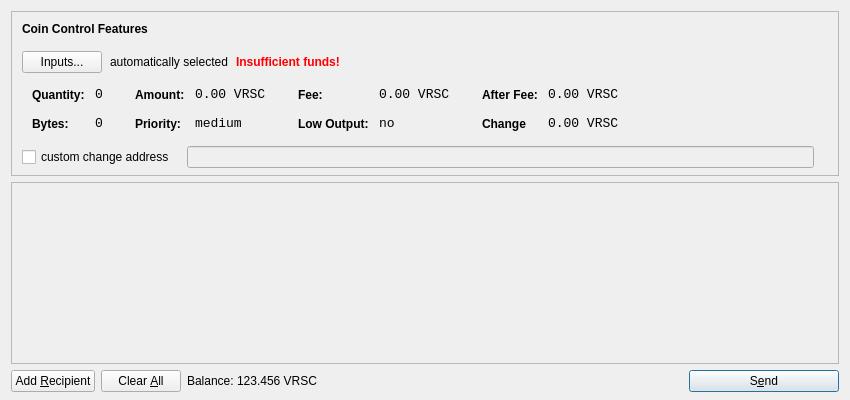
<?xml version="1.0" encoding="UTF-8"?>
<ui version="4.0">
 <class>SendCoinsDialog</class>
 <widget class="QDialog" name="SendCoinsDialog">
  <property name="geometry">
   <rect>
    <x>0</x>
    <y>0</y>
    <width>850</width>
    <height>400</height>
   </rect>
  </property>
  <property name="windowTitle">
   <string>Send Coins</string>
  </property>
  <layout class="QVBoxLayout" name="verticalLayout" stretch="0,1,0">
   <property name="bottomMargin">
    <number>8</number>
   </property>
   <item>
    <widget class="QFrame" name="frameCoinControl">
     <property name="sizePolicy">
      <sizepolicy hsizetype="Expanding" vsizetype="Expanding">
       <horstretch>0</horstretch>
       <verstretch>0</verstretch>
      </sizepolicy>
     </property>
     <property name="maximumSize">
      <size>
       <width>16777215</width>
       <height>16777215</height>
      </size>
     </property>
     <property name="frameShape">
      <enum>QFrame::StyledPanel</enum>
     </property>
     <property name="frameShadow">
      <enum>QFrame::Sunken</enum>
     </property>
     <layout class="QVBoxLayout" name="verticalLayoutCoinControl2">
      <property name="spacing">
       <number>-1</number>
      </property>
      <property name="leftMargin">
       <number>0</number>
      </property>
      <property name="topMargin">
       <number>0</number>
      </property>
      <property name="rightMargin">
       <number>0</number>
      </property>
      <property name="bottomMargin">
       <number>6</number>
      </property>
      <item>
       <layout class="QVBoxLayout" name="verticalLayoutCoinControl" stretch="0,0,0,0,1">
        <property name="spacing">
         <number>0</number>
        </property>
        <property name="leftMargin">
         <number>10</number>
        </property>
        <property name="topMargin">
         <number>10</number>
        </property>
        <item>
         <layout class="QHBoxLayout" name="horizontalLayoutCoinControl1">
          <property name="bottomMargin">
           <number>15</number>
          </property>
          <item>
           <widget class="QLabel" name="labelCoinControlFeatures">
            <property name="sizePolicy">
             <sizepolicy hsizetype="Preferred" vsizetype="Maximum">
              <horstretch>0</horstretch>
              <verstretch>0</verstretch>
             </sizepolicy>
            </property>
            <property name="font">
             <font>
              <weight>75</weight>
              <bold>true</bold>
             </font>
            </property>
            <property name="styleSheet">
             <string notr="true">font-weight:bold;</string>
            </property>
            <property name="text">
             <string>Coin Control Features</string>
            </property>
           </widget>
          </item>
         </layout>
        </item>
        <item>
         <layout class="QHBoxLayout" name="horizontalLayoutCoinControl2" stretch="0,0,0,0">
          <property name="spacing">
           <number>8</number>
          </property>
          <property name="bottomMargin">
           <number>10</number>
          </property>
          <item>
           <widget class="QPushButton" name="pushButtonCoinControl">
            <property name="styleSheet">
             <string notr="true"/>
            </property>
            <property name="text">
             <string>Inputs...</string>
            </property>
           </widget>
          </item>
          <item>
           <widget class="QLabel" name="labelCoinControlAutomaticallySelected">
            <property name="text">
             <string>automatically selected</string>
            </property>
            <property name="margin">
             <number>5</number>
            </property>
           </widget>
          </item>
          <item>
           <widget class="QLabel" name="labelCoinControlInsuffFunds">
            <property name="font">
             <font>
              <weight>75</weight>
              <bold>true</bold>
             </font>
            </property>
            <property name="styleSheet">
             <string notr="true">color:red;font-weight:bold;</string>
            </property>
            <property name="text">
             <string>Insufficient funds!</string>
            </property>
            <property name="margin">
             <number>5</number>
            </property>
           </widget>
          </item>
          <item>
           <spacer name="horizontalSpacerCoinControl">
            <property name="orientation">
             <enum>Qt::Horizontal</enum>
            </property>
            <property name="sizeHint" stdset="0">
             <size>
              <width>40</width>
              <height>1</height>
             </size>
            </property>
           </spacer>
          </item>
         </layout>
        </item>
        <item>
         <widget class="QWidget" name="widgetCoinControl" native="true">
          <property name="sizePolicy">
           <sizepolicy hsizetype="Preferred" vsizetype="Preferred">
            <horstretch>0</horstretch>
            <verstretch>0</verstretch>
           </sizepolicy>
          </property>
          <property name="minimumSize">
           <size>
            <width>0</width>
            <height>0</height>
           </size>
          </property>
          <property name="styleSheet">
           <string notr="true"/>
          </property>
          <layout class="QHBoxLayout" name="horizontalLayoutCoinControl5">
           <property name="margin">
            <number>0</number>
           </property>
           <item>
            <layout class="QHBoxLayout" name="horizontalLayoutCoinControl3" stretch="0,0,0,1">
             <property name="spacing">
              <number>20</number>
             </property>
             <property name="topMargin">
              <number>0</number>
             </property>
             <property name="bottomMargin">
              <number>10</number>
             </property>
             <item>
              <layout class="QFormLayout" name="formLayoutCoinControl1">
               <property name="horizontalSpacing">
                <number>10</number>
               </property>
               <property name="verticalSpacing">
                <number>14</number>
               </property>
               <property name="leftMargin">
                <number>10</number>
               </property>
               <property name="topMargin">
                <number>4</number>
               </property>
               <property name="rightMargin">
                <number>6</number>
               </property>
               <item row="0" column="0">
                <widget class="QLabel" name="labelCoinControlQuantityText">
                 <property name="styleSheet">
                  <string notr="true">font-weight:bold;</string>
                 </property>
                 <property name="text">
                  <string>Quantity:</string>
                 </property>
                 <property name="margin">
                  <number>0</number>
                 </property>
                </widget>
               </item>
               <item row="0" column="1">
                <widget class="QLabel" name="labelCoinControlQuantity">
                 <property name="font">
                  <font>
                   <family>Monospace</family>
                   <pointsize>10</pointsize>
                  </font>
                 </property>
                 <property name="cursor">
                  <cursorShape>IBeamCursor</cursorShape>
                 </property>
                 <property name="contextMenuPolicy">
                  <enum>Qt::ActionsContextMenu</enum>
                 </property>
                 <property name="text">
                  <string>0</string>
                 </property>
                 <property name="margin">
                  <number>0</number>
                 </property>
                 <property name="textInteractionFlags">
                  <set>Qt::LinksAccessibleByMouse|Qt::TextSelectableByKeyboard|Qt::TextSelectableByMouse</set>
                 </property>
                </widget>
               </item>
               <item row="1" column="0">
                <widget class="QLabel" name="labelCoinControlBytesText">
                 <property name="styleSheet">
                  <string notr="true">font-weight:bold;</string>
                 </property>
                 <property name="text">
                  <string>Bytes:</string>
                 </property>
                </widget>
               </item>
               <item row="1" column="1">
                <widget class="QLabel" name="labelCoinControlBytes">
                 <property name="font">
                  <font>
                   <family>Monospace</family>
                   <pointsize>10</pointsize>
                  </font>
                 </property>
                 <property name="cursor">
                  <cursorShape>IBeamCursor</cursorShape>
                 </property>
                 <property name="contextMenuPolicy">
                  <enum>Qt::ActionsContextMenu</enum>
                 </property>
                 <property name="text">
                  <string>0</string>
                 </property>
                 <property name="textInteractionFlags">
                  <set>Qt::LinksAccessibleByMouse|Qt::TextSelectableByKeyboard|Qt::TextSelectableByMouse</set>
                 </property>
                </widget>
               </item>
              </layout>
             </item>
             <item>
              <layout class="QFormLayout" name="formLayoutCoinControl2">
               <property name="horizontalSpacing">
                <number>10</number>
               </property>
               <property name="verticalSpacing">
                <number>14</number>
               </property>
               <property name="leftMargin">
                <number>6</number>
               </property>
               <property name="topMargin">
                <number>4</number>
               </property>
               <property name="rightMargin">
                <number>6</number>
               </property>
               <item row="0" column="0">
                <widget class="QLabel" name="labelCoinControlAmountText">
                 <property name="styleSheet">
                  <string notr="true">font-weight:bold;</string>
                 </property>
                 <property name="text">
                  <string>Amount:</string>
                 </property>
                 <property name="margin">
                  <number>0</number>
                 </property>
                </widget>
               </item>
               <item row="0" column="1">
                <widget class="QLabel" name="labelCoinControlAmount">
                 <property name="font">
                  <font>
                   <family>Monospace</family>
                   <pointsize>10</pointsize>
                  </font>
                 </property>
                 <property name="cursor">
                  <cursorShape>IBeamCursor</cursorShape>
                 </property>
                 <property name="contextMenuPolicy">
                  <enum>Qt::ActionsContextMenu</enum>
                 </property>
                 <property name="text">
                  <string notr="true">0.00 VRSC</string>
                 </property>
                 <property name="textInteractionFlags">
                  <set>Qt::LinksAccessibleByMouse|Qt::TextSelectableByKeyboard|Qt::TextSelectableByMouse</set>
                 </property>
                </widget>
               </item>
               <item row="1" column="0">
                <widget class="QLabel" name="labelCoinControlPriorityText">
                 <property name="styleSheet">
                  <string notr="true">font-weight:bold;</string>
                 </property>
                 <property name="text">
                  <string>Priority:</string>
                 </property>
                </widget>
               </item>
               <item row="1" column="1">
                <widget class="QLabel" name="labelCoinControlPriority">
                 <property name="font">
                  <font>
                   <family>Monospace</family>
                   <pointsize>10</pointsize>
                  </font>
                 </property>
                 <property name="cursor">
                  <cursorShape>IBeamCursor</cursorShape>
                 </property>
                 <property name="contextMenuPolicy">
                  <enum>Qt::ActionsContextMenu</enum>
                 </property>
                 <property name="text">
                  <string>medium</string>
                 </property>
                 <property name="textInteractionFlags">
                  <set>Qt::LinksAccessibleByMouse|Qt::TextSelectableByKeyboard|Qt::TextSelectableByMouse</set>
                 </property>
                </widget>
               </item>
              </layout>
             </item>
             <item>
              <layout class="QFormLayout" name="formLayoutCoinControl3">
               <property name="horizontalSpacing">
                <number>10</number>
               </property>
               <property name="verticalSpacing">
                <number>14</number>
               </property>
               <property name="leftMargin">
                <number>6</number>
               </property>
               <property name="topMargin">
                <number>4</number>
               </property>
               <property name="rightMargin">
                <number>6</number>
               </property>
               <item row="0" column="0">
                <widget class="QLabel" name="labelCoinControlFeeText">
                 <property name="styleSheet">
                  <string notr="true">font-weight:bold;</string>
                 </property>
                 <property name="text">
                  <string>Fee:</string>
                 </property>
                 <property name="margin">
                  <number>0</number>
                 </property>
                </widget>
               </item>
               <item row="0" column="1">
                <widget class="QLabel" name="labelCoinControlFee">
                 <property name="font">
                  <font>
                   <family>Monospace</family>
                   <pointsize>10</pointsize>
                  </font>
                 </property>
                 <property name="cursor">
                  <cursorShape>IBeamCursor</cursorShape>
                 </property>
                 <property name="contextMenuPolicy">
                  <enum>Qt::ActionsContextMenu</enum>
                 </property>
                 <property name="text">
                  <string notr="true">0.00 VRSC</string>
                 </property>
                 <property name="textInteractionFlags">
                  <set>Qt::LinksAccessibleByMouse|Qt::TextSelectableByKeyboard|Qt::TextSelectableByMouse</set>
                 </property>
                </widget>
               </item>
               <item row="1" column="0">
                <widget class="QLabel" name="labelCoinControlLowOutputText">
                 <property name="styleSheet">
                  <string notr="true">font-weight:bold;</string>
                 </property>
                 <property name="text">
                  <string>Low Output:</string>
                 </property>
                </widget>
               </item>
               <item row="1" column="1">
                <widget class="QLabel" name="labelCoinControlLowOutput">
                 <property name="font">
                  <font>
                   <family>Monospace</family>
                   <pointsize>10</pointsize>
                  </font>
                 </property>
                 <property name="cursor">
                  <cursorShape>IBeamCursor</cursorShape>
                 </property>
                 <property name="contextMenuPolicy">
                  <enum>Qt::ActionsContextMenu</enum>
                 </property>
                 <property name="text">
                  <string>no</string>
                 </property>
                 <property name="textInteractionFlags">
                  <set>Qt::LinksAccessibleByMouse|Qt::TextSelectableByKeyboard|Qt::TextSelectableByMouse</set>
                 </property>
                </widget>
               </item>
              </layout>
             </item>
             <item>
              <layout class="QFormLayout" name="formLayoutCoinControl4">
               <property name="horizontalSpacing">
                <number>10</number>
               </property>
               <property name="verticalSpacing">
                <number>14</number>
               </property>
               <property name="leftMargin">
                <number>6</number>
               </property>
               <property name="topMargin">
                <number>4</number>
               </property>
               <property name="rightMargin">
                <number>6</number>
               </property>
               <item row="0" column="0">
                <widget class="QLabel" name="labelCoinControlAfterFeeText">
                 <property name="styleSheet">
                  <string notr="true">font-weight:bold;</string>
                 </property>
                 <property name="text">
                  <string>After Fee:</string>
                 </property>
                 <property name="margin">
                  <number>0</number>
                 </property>
                </widget>
               </item>
               <item row="0" column="1">
                <widget class="QLabel" name="labelCoinControlAfterFee">
                 <property name="font">
                  <font>
                   <family>Monospace</family>
                   <pointsize>10</pointsize>
                  </font>
                 </property>
                 <property name="cursor">
                  <cursorShape>IBeamCursor</cursorShape>
                 </property>
                 <property name="contextMenuPolicy">
                  <enum>Qt::ActionsContextMenu</enum>
                 </property>
                 <property name="text">
                  <string notr="true">0.00 VRSC</string>
                 </property>
                 <property name="textInteractionFlags">
                  <set>Qt::LinksAccessibleByMouse|Qt::TextSelectableByKeyboard|Qt::TextSelectableByMouse</set>
                 </property>
                </widget>
               </item>
               <item row="1" column="0">
                <widget class="QLabel" name="labelCoinControlChangeText">
                 <property name="styleSheet">
                  <string notr="true">font-weight:bold;</string>
                 </property>
                 <property name="text">
                  <string>Change</string>
                 </property>
                </widget>
               </item>
               <item row="1" column="1">
                <widget class="QLabel" name="labelCoinControlChange">
                 <property name="font">
                  <font>
                   <family>Monospace</family>
                   <pointsize>10</pointsize>
                  </font>
                 </property>
                 <property name="cursor">
                  <cursorShape>IBeamCursor</cursorShape>
                 </property>
                 <property name="contextMenuPolicy">
                  <enum>Qt::ActionsContextMenu</enum>
                 </property>
                 <property name="text">
                  <string notr="true">0.00 VRSC</string>
                 </property>
                 <property name="textInteractionFlags">
                  <set>Qt::LinksAccessibleByMouse|Qt::TextSelectableByKeyboard|Qt::TextSelectableByMouse</set>
                 </property>
                </widget>
               </item>
              </layout>
             </item>
            </layout>
           </item>
          </layout>
         </widget>
        </item>
        <item>
         <layout class="QHBoxLayout" name="horizontalLayoutCoinControl4" stretch="0,0,0">
          <property name="spacing">
           <number>12</number>
          </property>
          <property name="sizeConstraint">
           <enum>QLayout::SetDefaultConstraint</enum>
          </property>
          <property name="topMargin">
           <number>5</number>
          </property>
          <property name="rightMargin">
           <number>5</number>
          </property>
          <item>
           <widget class="QCheckBox" name="checkBoxCoinControlChange">
            <property name="text">
             <string>custom change address</string>
            </property>
           </widget>
          </item>
          <item>
           <widget class="QLineEdit" name="lineEditCoinControlChange">
            <property name="enabled">
             <bool>false</bool>
            </property>
            <property name="sizePolicy">
             <sizepolicy hsizetype="Expanding" vsizetype="Fixed">
              <horstretch>0</horstretch>
              <verstretch>0</verstretch>
             </sizepolicy>
            </property>
           </widget>
          </item>
          <item>
           <widget class="QLabel" name="labelCoinControlChangeLabel">
            <property name="sizePolicy">
             <sizepolicy hsizetype="Preferred" vsizetype="Expanding">
              <horstretch>0</horstretch>
              <verstretch>0</verstretch>
             </sizepolicy>
            </property>
            <property name="minimumSize">
             <size>
              <width>0</width>
              <height>0</height>
             </size>
            </property>
            <property name="text">
             <string/>
            </property>
            <property name="margin">
             <number>3</number>
            </property>
           </widget>
          </item>
         </layout>
        </item>
        <item>
         <spacer name="verticalSpacerCoinControl">
          <property name="orientation">
           <enum>Qt::Vertical</enum>
          </property>
          <property name="sizeHint" stdset="0">
           <size>
            <width>800</width>
            <height>1</height>
           </size>
          </property>
         </spacer>
        </item>
       </layout>
      </item>
     </layout>
    </widget>
   </item>
   <item>
    <widget class="QScrollArea" name="scrollArea">
     <property name="widgetResizable">
      <bool>true</bool>
     </property>
     <widget class="QWidget" name="scrollAreaWidgetContents">
      <property name="geometry">
       <rect>
        <x>0</x>
        <y>0</y>
        <width>830</width>
        <height>165</height>
       </rect>
      </property>
      <layout class="QVBoxLayout" name="verticalLayout_2">
       <property name="margin">
        <number>0</number>
       </property>
       <item>
        <layout class="QVBoxLayout" name="entries">
         <property name="spacing">
          <number>6</number>
         </property>
        </layout>
       </item>
       <item>
        <spacer name="verticalSpacer">
         <property name="orientation">
          <enum>Qt::Vertical</enum>
         </property>
         <property name="sizeHint" stdset="0">
          <size>
           <width>20</width>
           <height>40</height>
          </size>
         </property>
        </spacer>
       </item>
      </layout>
     </widget>
    </widget>
   </item>
   <item>
    <layout class="QHBoxLayout" name="horizontalLayout">
     <item>
      <widget class="QPushButton" name="addButton">
       <property name="toolTip">
        <string>Send to multiple recipients at once</string>
       </property>
       <property name="text">
        <string>Add &amp;Recipient</string>
       </property>
       <property name="autoDefault">
        <bool>false</bool>
       </property>
      </widget>
     </item>
     <item>
      <widget class="QPushButton" name="clearButton">
       <property name="sizePolicy">
        <sizepolicy hsizetype="Minimum" vsizetype="Fixed">
         <horstretch>0</horstretch>
         <verstretch>0</verstretch>
        </sizepolicy>
       </property>
       <property name="toolTip">
        <string>Remove all transaction fields</string>
       </property>
       <property name="text">
        <string>Clear &amp;All</string>
       </property>
       <property name="autoRepeatDelay">
        <number>300</number>
       </property>
       <property name="autoDefault">
        <bool>false</bool>
       </property>
      </widget>
     </item>
     <item>
      <layout class="QHBoxLayout" name="horizontalLayout_2">
       <property name="spacing">
        <number>3</number>
       </property>
       <item>
        <widget class="QLabel" name="label">
         <property name="sizePolicy">
          <sizepolicy hsizetype="Preferred" vsizetype="Fixed">
           <horstretch>0</horstretch>
           <verstretch>0</verstretch>
          </sizepolicy>
         </property>
         <property name="text">
          <string>Balance:</string>
         </property>
        </widget>
       </item>
       <item>
        <widget class="QLabel" name="labelBalance">
         <property name="sizePolicy">
          <sizepolicy hsizetype="Preferred" vsizetype="Fixed">
           <horstretch>0</horstretch>
           <verstretch>0</verstretch>
          </sizepolicy>
         </property>
         <property name="cursor">
          <cursorShape>IBeamCursor</cursorShape>
         </property>
         <property name="text">
          <string notr="true">123.456 VRSC</string>
         </property>
         <property name="textInteractionFlags">
          <set>Qt::LinksAccessibleByMouse|Qt::TextSelectableByKeyboard|Qt::TextSelectableByMouse</set>
         </property>
        </widget>
       </item>
      </layout>
     </item>
     <item>
      <spacer name="horizontalSpacer">
       <property name="orientation">
        <enum>Qt::Horizontal</enum>
       </property>
       <property name="sizeHint" stdset="0">
        <size>
         <width>40</width>
         <height>20</height>
        </size>
       </property>
      </spacer>
     </item>
     <item>
      <widget class="QPushButton" name="sendButton">
       <property name="minimumSize">
        <size>
         <width>150</width>
         <height>0</height>
        </size>
       </property>
       <property name="toolTip">
        <string>Confirm the send action</string>
       </property>
       <property name="text">
        <string>S&amp;end</string>
       </property>
       <property name="icon">
        <iconset resource="../bitcoin.qrc">
         <normaloff>:/icons/send</normaloff>:/icons/send</iconset>
       </property>
       <property name="default">
        <bool>true</bool>
       </property>
      </widget>
     </item>
    </layout>
   </item>
  </layout>
 </widget>
 <resources>
  <include location="../bitcoin.qrc"/>
 </resources>
 <connections/>
</ui>
